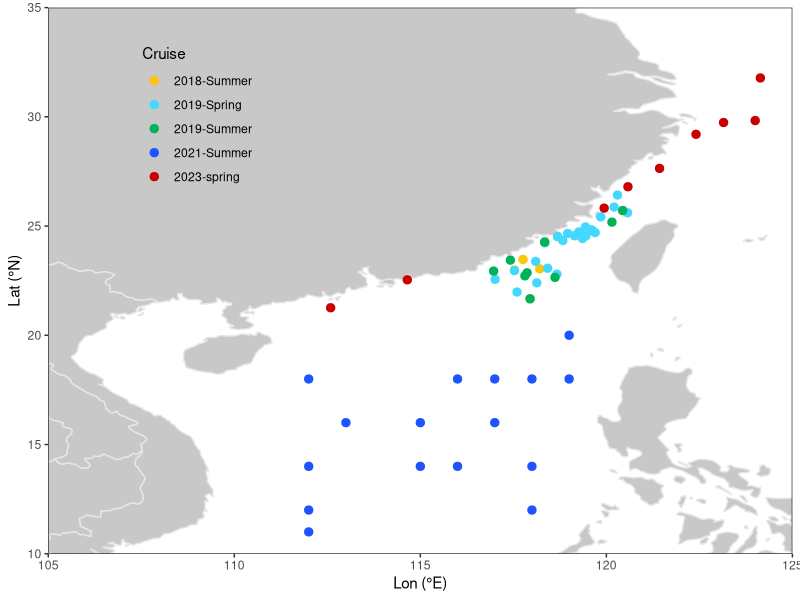
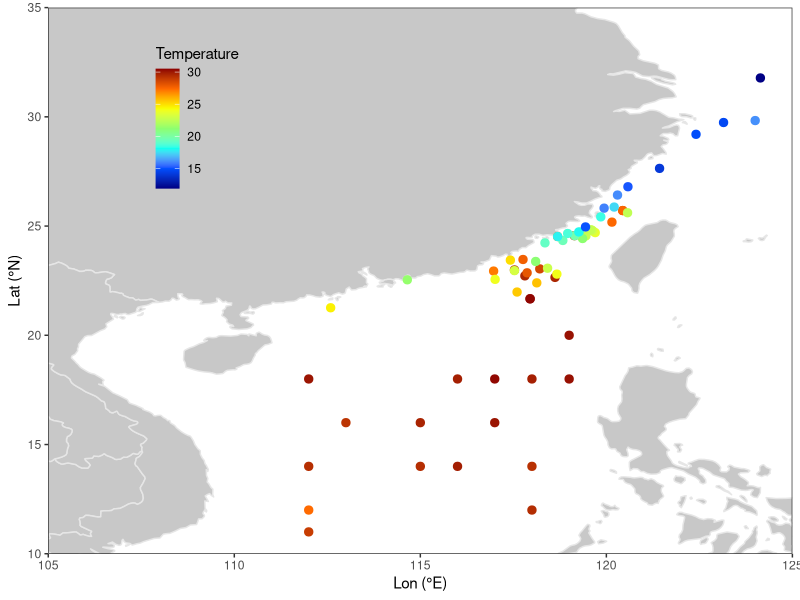
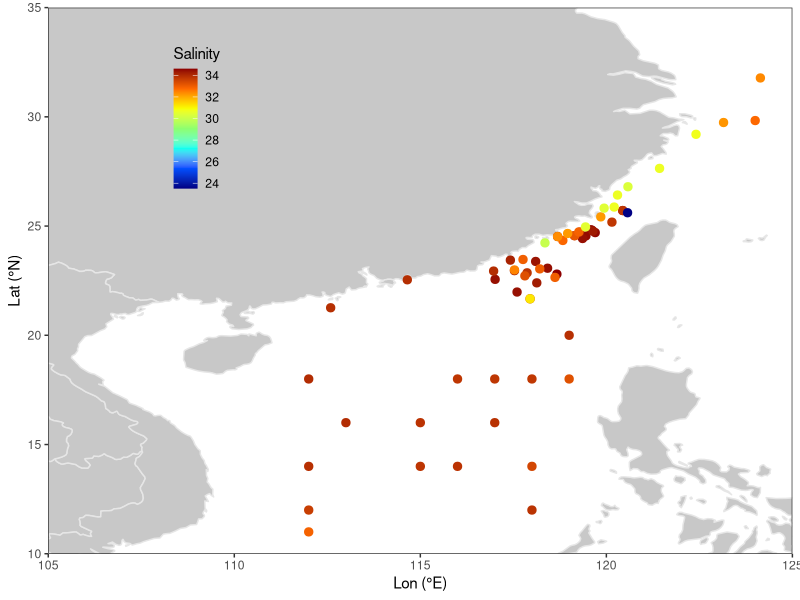
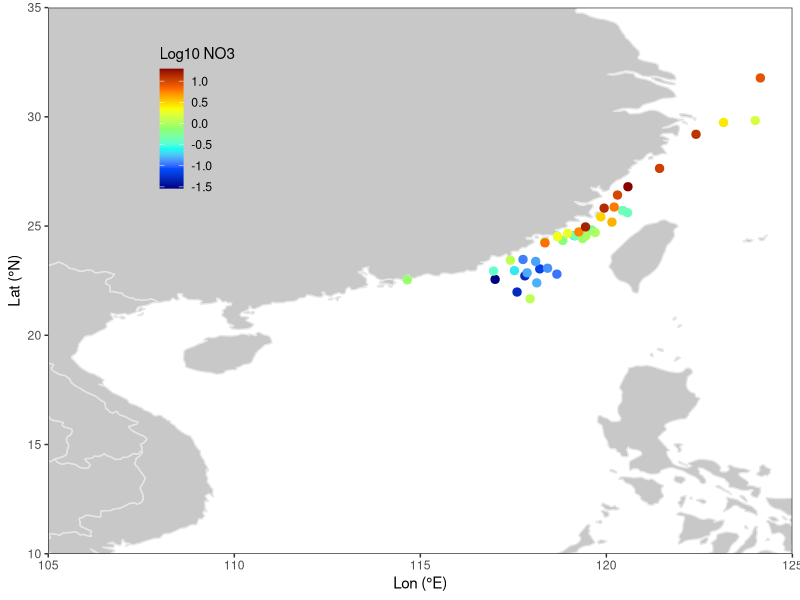
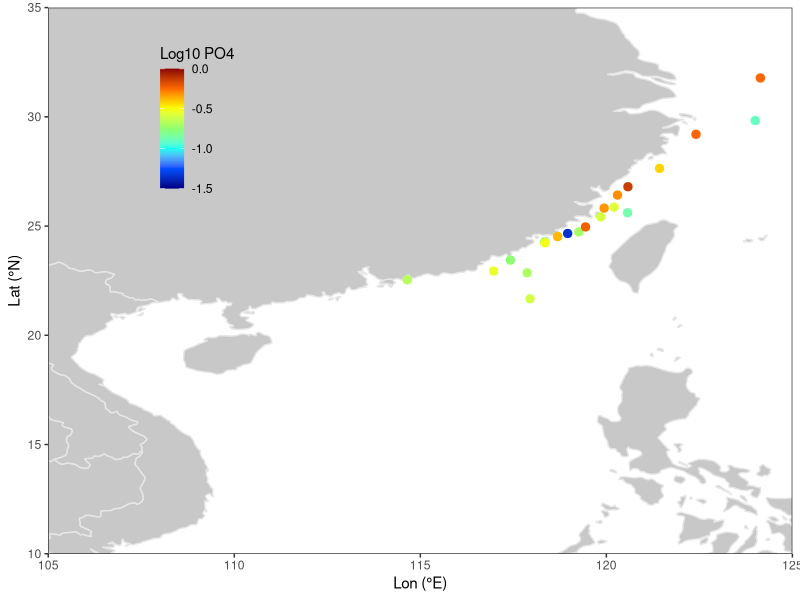
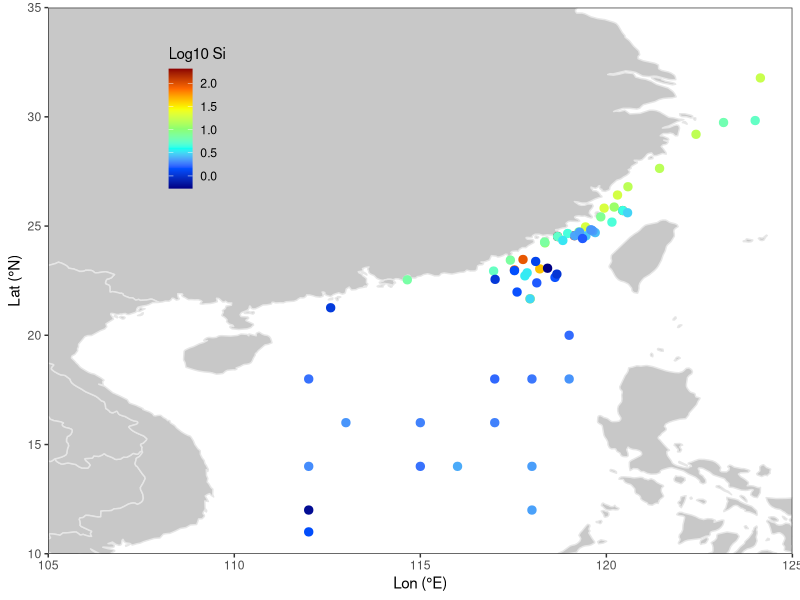
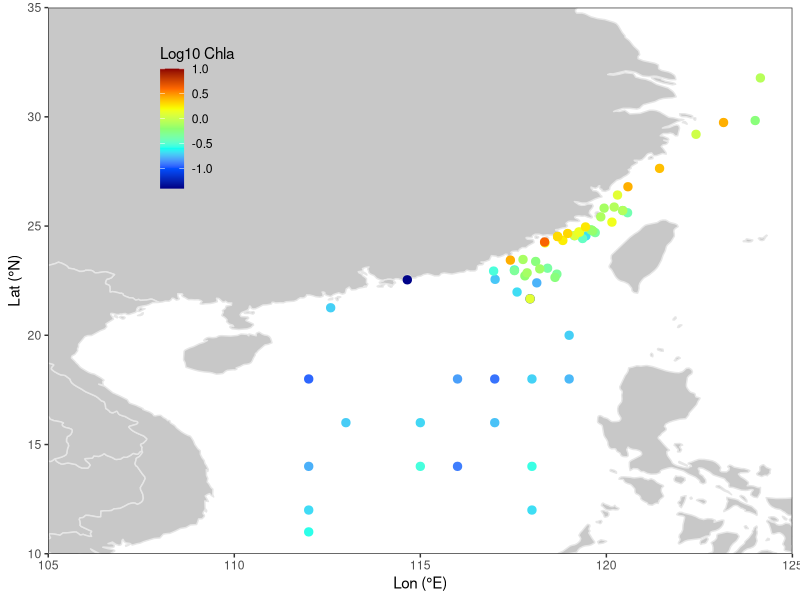
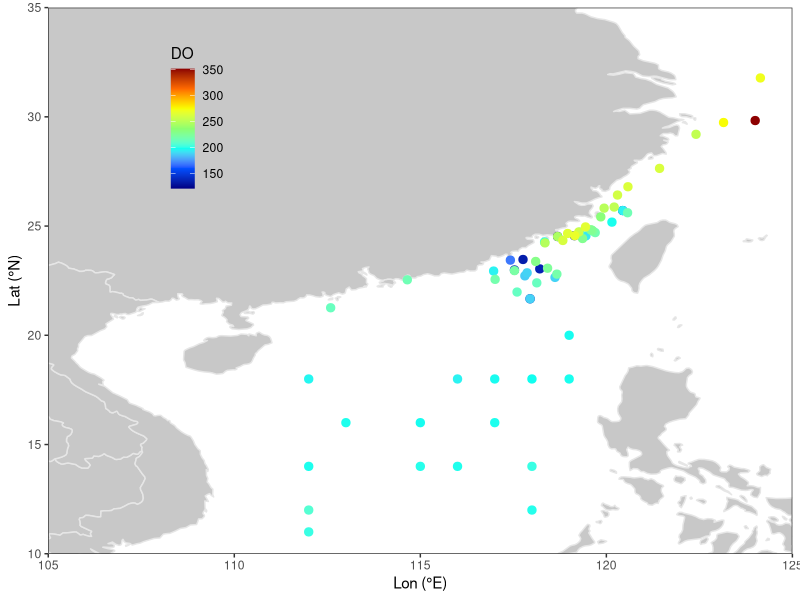

Write the R code that produced these figures, in order.
#### Surface distributions of environmental parameters measured at stations during five cruises from 2018 to 2023

library(reshape2)
library(doBy)
library(ggplot2)


# Map the marginal sea of the Northwest Pacific
dat <- read.csv('../data/field_sampling.csv')

map <- map_data('world')
map <- subset(map, long > 95 & long < 135)
map <- subset(map, lat > 0 & lat < 45)

p <- ggplot() +
geom_polygon(data = map, aes(x = long, y = lat, group = group), color = '#e6e6e6', fill = '#c8c8c8') +
theme_bw() +
theme(panel.grid = element_blank(), 
	legend.position = c(0.2, 0.8), 
	legend.background = element_blank(), 
	legend.key = element_blank()) +
coord_cartesian(xlim = c(105, 125),  ylim = c(10, 35)) +
scale_x_continuous(breaks = seq(105, 125, 5), expand = c(0, 0)) +
scale_y_continuous(breaks = seq(10, 35, 5), expand = c(0, 0))


# Cruises and stations (Fig. S1a)
p +
geom_point(data = dat, size = 2.5, aes(x = Lon, y = Lat, color = Cruise)) +
scale_color_manual(values = c('#ffc408', '#43d8ff', '#00b358', '#1d54ff', '#ca0000')) +
labs(x = 'Lon (°E)', y = 'Lat (°N)', color = 'Cruise')


# Temperature (°C) (Fig. S1b)
dat_Temperature <- na.omit(dat[c('Lon', 'Lat', 'Temperature')])
dat_Temperature <- dat_Temperature[order(dat_Temperature$Temperature, decreasing = TRUE), ]

p +
geom_point(data = dat_Temperature, size = 2.5, aes(x = Lon, y = Lat, color = Temperature)) +
scale_color_gradientn(colors = c('#000084', '#004FFF', '#0EFFF0', '#8DFF70', '#F8FF05', '#FF6900', '#8D0000')) +
labs(x = 'Lon (°E)', y = 'Lat (°N)', color = 'Temperature')


# Salinity (Fig. S1c)
dat_Salinity <- na.omit(dat[c('Lon', 'Lat', 'Salinity')])
dat_Salinity <- dat_Salinity[order(dat_Salinity$Salinity, decreasing = TRUE), ]

p +
geom_point(data = dat_Salinity, size = 2.5, aes(x = Lon, y = Lat, color = Salinity)) +
scale_color_gradientn(colors = c('#000084', '#004FFF', '#0EFFF0', '#8DFF70', '#F8FF05', '#FF6900', '#8D0000')) +
labs(x = 'Lon (°E)', y = 'Lat (°N)', color = 'Salinity')


# Nitrate (NO3−, μmol L−1) (Fig. S1d)
dat_NO3 <- na.omit(dat[c('Lon', 'Lat', 'NO3')])
dat_NO3 <- dat_NO3[order(dat_NO3$NO3, decreasing = FALSE), ]
dat_NO3$NO3 <- log10(dat_NO3$NO3)

p +
geom_point(data = dat_NO3, size = 2.5, aes(x = Lon, y = Lat, color = NO3)) +
scale_color_gradientn(colors = c('#000084', '#004FFF', '#0EFFF0', '#8DFF70', '#F8FF05', '#FF6900', '#8D0000')) +
labs(x = 'Lon (°E)', y = 'Lat (°N)', color = 'Log10 NO3')


# Phosphate (PO43−, μmol L−1) (Fig. S1e)
dat_PO4 <- na.omit(dat[c('Lon', 'Lat', 'PO4')])
dat_PO4 <- dat_PO4[order(dat_PO4$PO4, decreasing = FALSE), ]
dat_PO4$PO4 <- log10(dat_PO4$PO4)

p +
geom_point(data = dat_PO4, size = 2.5, aes(x = Lon, y = Lat, color = PO4)) +
scale_color_gradientn(colors = c('#000084', '#004FFF', '#0EFFF0', '#8DFF70', '#F8FF05', '#FF6900', '#8D0000'), limits = c(-1.5, 0)) +
labs(x = 'Lon (°E)', y = 'Lat (°N)', color = 'Log10 PO4')


# Silicate (SiO43−, μmol L−1) (Fig. S1f)
dat_Si <- na.omit(dat[c('Lon', 'Lat', 'Si')])
dat_Si <- dat_Si[order(dat_Si$Si, decreasing = TRUE), ]
dat_Si$Si <- log10(dat_Si$Si)

p +
geom_point(data = dat_Si, size = 2.5, aes(x = Lon, y = Lat, color = Si)) +
scale_color_gradientn(colors = c('#000084', '#004FFF', '#0EFFF0', '#8DFF70', '#F8FF05', '#FF6900', '#8D0000')) +
labs(x = 'Lon (°E)', y = 'Lat (°N)', color = 'Log10 Si')


# Chlorophyll-a concentrations (Chl-a, mg m−3) (Fig. S1g)
dat_Chla <- na.omit(dat[c('Lon', 'Lat', 'Chla')])
dat_Chla <- dat_Chla[order(dat_Chla$Chla, decreasing = FALSE), ]
dat_Chla$Chla <- log10(dat_Chla$Chla)

p +
geom_point(data = dat_Chla, size = 2.5, aes(x = Lon, y = Lat, color = Chla)) +
scale_color_gradientn(colors = c('#000084', '#004FFF', '#0EFFF0', '#8DFF70', '#F8FF05', '#FF6900', '#8D0000'), limits = c(-1.4, 1)) +
labs(x = 'Lon (°E)', y = 'Lat (°N)', color = 'Log10 Chla')


# Dissolved oxygen (DO, μmol L−1) (Fig. S1h)
dat_DO <- na.omit(dat[c('Lon', 'Lat', 'DO')])
dat_DO <- dat_DO[order(dat_DO$DO, decreasing = FALSE), ]

p +
geom_point(data = dat_DO, size = 2.5, aes(x = Lon, y = Lat, color = DO)) +
scale_color_gradientn(colors = c('#000084', '#004FFF', '#0EFFF0', '#8DFF70', '#F8FF05', '#FF6900', '#8D0000')) +
labs(x = 'Lon (°E)', y = 'Lat (°N)', color = 'DO')

